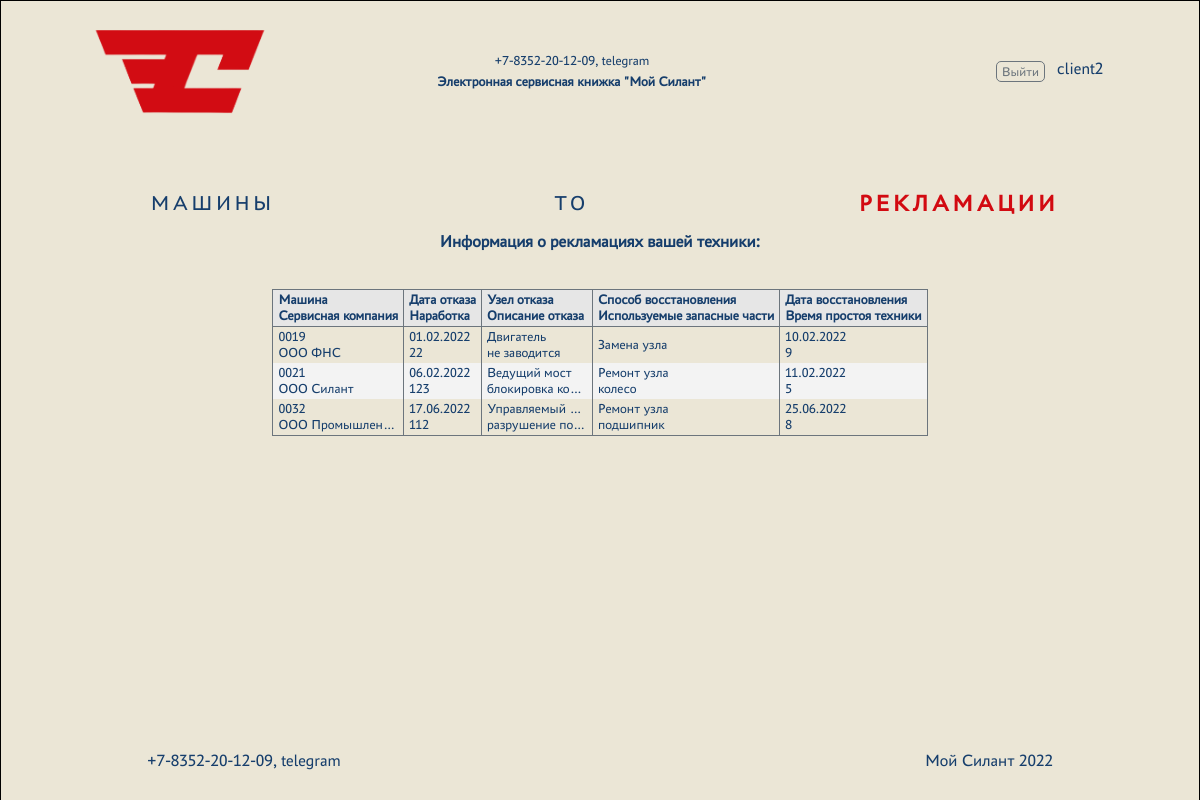
Screenshot of /complaints (signed in) with the database file from the repository.
### silantapp/models.py (models this page shows, shortened)
class Complaints(models.Model):
    date_of_refusal = models.DateField(verbose_name='Дата отказа')
    operating_time = models.IntegerField(verbose_name='Наработка м/час')
    failure_node = models.ForeignKey(Failure_node, on_delete=models.CASCADE, verbose_name='Узел отказа')
    description_failure = models.TextField(verbose_name='Описание отказа')
    recovery_method = models.ForeignKey(Recovery_method, on_delete=models.CASCADE, verbose_name='Способ восстановления')
    parts_used = models.TextField(blank=True, verbose_name='Используемые запасные части')
    date_of_restoration = models.DateField(verbose_name='Дата восстановления')
    equipment_downtime = models.TextField(verbose_name='Время простоя техники')
    car = models.ForeignKey(Car, on_delete=models.CASCADE, verbose_name='Машина')
    service_company = models.ForeignKey(Service_company, on_delete=models.CASCADE, verbose_name='Сервисная компания')
    class Meta:
        verbose_name = 'Рекламации'
        verbose_name_plural = 'Рекламации'
        ordering = ['date_of_refusal']

class Car(models.Model):
    factory_number = models.TextField(max_length=20, unique=True, db_index=True, verbose_name='Заводской номер')
    technique_model = models.ForeignKey(Technique_model, on_delete=models.CASCADE, db_index=True, verbose_name='Модель техники')
    engine_model = models.ForeignKey(Engine_model, on_delete=models.CASCADE, db_index=True, verbose_name='Модель двигателя')
    engine_number = models.TextField(max_length=20, verbose_name='Номер двигателя')
    transmission_model = models.ForeignKey(Transmission_model, on_delete=models.CASCADE, db_index=True, verbose_name='Модель трансмиссии')
    transmission_number = models.TextField(max_length=20, verbose_name='Номер трансмиссии')
    drive_bridge_model = models.ForeignKey(Drive_bridge_model, on_delete=models.CASCADE, db_index=True, verbose_name='Модель ведущего моста')
    drive_bridge_number = models.TextField(max_length=20, verbose_name='Номер ведущего моста')
    controlled_bridge_model = models.ForeignKey(Steerable_bridge_model, on_delete=models.CASCADE, db_index=True, verbose_name='Модель управляемого моста')
    controlled_bridge_number = models.TextField(max_length=20, verbose_name='Номер управляемого моста')
    delivery_agreement = models.TextField(max_length=40, blank=True, verbose_name="Договор поставки №, дата")
    date_of_shipment_from_the_factory = models.DateField(db_index=True, verbose_name="Дата отгрузки с завода")
    consignee = models.TextField(max_length=40, blank=True, verbose_name="Грузополучатель")
    delivery_address = models.TextField(max_length=150, blank=True, verbose_name='Адрес поставки (эксплуатации)')
    equipment = models.TextField(blank=True, verbose_name='Комплектация (доп. опции)')
    client = models.ForeignKey(ClientUser, on_delete=models.CASCADE, null=True, blank=True, verbose_name='Клиент')
    service_company = models.ForeignKey(Service_company, null=True, on_delete=models.CASCADE, blank=True, verbose_name='Сервисная компания')
    def __str__(self):
        return f'{self.factory_number}'
    class Meta:
        verbose_name = 'Машины'
        verbose_name_plural = 'Машины'
        ordering = ['date_of_shipment_from_the_factory']

class Service_company(models.Model):
    user = models.OneToOneField(ClientUser, on_delete=models.CASCADE, verbose_name='Имя пользователя')
    name = models.TextField(unique=True, verbose_name='Название')
    description = models.TextField(blank=True, verbose_name='Описание')
    def __str__(self):
        return f'{self.name}'
    class Meta:
        verbose_name = 'Сервисные компании'
        verbose_name_plural = 'Сервисные компании'

class Failure_node(models.Model):
    name = models.TextField(verbose_name='Название')
    description = models.TextField(blank=True, verbose_name='Описание')
    def __str__(self):
        return f'{self.name}'
    class Meta:
        verbose_name = 'Узел отказа'
        verbose_name_plural = 'Узел отказа'

class Recovery_method(models.Model):
    name = models.TextField(verbose_name='Название')
    description = models.TextField(blank=True, verbose_name='Описание')
    def __str__(self):
        return f'{self.name}'
    class Meta:
        verbose_name = 'Способ восстановления'
        verbose_name_plural = 'Способ восстановления'

### silantapp/views.py (the view, shortened to what this page needs)
# urls.py: path('complaints', ComplaintsList.as_view(), name='complaints'),
class ComplaintsList(PermissionRequiredMixin, ListView):
    permission_required = 'silantapp.view_complaints'
    model = Complaints
    template_name = 'complaints.html'
    context_object_name = 'complaints'
    def get_context_data(self, *args, **kwargs):
        context = super().get_context_data(*args, **kwargs)
        if self.request.GET.get('clear'):
            self.request.session.pop('order_by3', None)
            self.request.session.pop('fn', None)
            self.request.session.pop('rm', None)
            self.request.session.pop('sc3', None)
        if self.request.GET.get('order_by'): self.request.session['order_by3'] = self.request.GET.get('order_by')
        if not 'order_by3' in self.request.session: self.request.session['order_by3'] = 'date_of_refusal'
        order_by = self.request.session['order_by3']
        if order_by in ['recovery_method', 'service_company']: order_by = order_by + "__name"
        if self.request.GET.get('fn'): self.request.session['fn'] = self.request.GET.get('fn')
        context['fn'] = self.request.session['fn'] if "fn" in self.request.session else '---'
        if self.request.GET.get('rm'): self.request.session['rm'] = self.request.GET.get('rm')
        context['rm'] = self.request.session['rm'] if "rm" in self.request.session else '---'
        if self.request.GET.get('sc'): self.request.session['sc3'] = self.request.GET.get('sc')
        context['sc'] = self.request.session['sc3'] if "sc3" in self.request.session else '---'
        qs = qs_filter = Complaints.objects.all()
        if "fn" in self.request.session:
            qs = qs.filter(failure_node=self.request.session['fn'])
        if "rm" in self.request.session:
            filter = Recovery_method.objects.get(name=self.request.session['rm'])
            qs = qs.filter(recovery_method=filter)
        if "sc3" in self.request.session:
            filter = Service_company.objects.get(name=self.request.session['sc3']).id
            qs = qs.filter(service_company=filter)
        if self.request.user.groups.filter(name='admin').exists() or self.request.user.groups.filter(name='manager').exists():
            context['failure_node'] = set(qs_filter.values_list('failure_node', flat=True))
            context['recovery_method'] = set(qs_filter.values_list('recovery_method__name', flat=True))
            context['service_company'] = set(qs_filter.values_list('service_company__name', flat=True))
            context['complaints'] = qs.order_by(order_by)
        elif self.request.user.groups.filter(name='client').exists():
            context['failure_node'] = set(qs_filter.filter(car__client=self.request.user).values_list('failure_node', flat=True))
            context['recovery_method'] = set(qs_filter.filter(car__client=self.request.user).values_list('recovery_method__name', flat=True))
            context['service_company'] = set(qs_filter.filter(car__client=self.request.user).values_list('service_company__name', flat=True))
            context['complaints'] = qs.filter(car__client=self.request.user.id).order_by(order_by)
        else:
            context['complaints'] = []
        return context

### silantapp/templatetags/auth_extras.py (called while the page is built)
@register.filter(name='has_group')
def has_group(user, group_name):
    group = Group.objects.get(name=group_name)
    return True if group in user.groups.all() else False

### silantapp/templates/complaints.html (shortened to what this page needs)
{% extends 'default.html' %}
{% load auth_extras %}
{% block content %}
    <div class="div_full_horizontal_content_space_around">
        <a class="button_menu " href="{% url 'info' %}" role="button">Машины</a>
        <a class="button_menu" href="{% url 'technicalmaintenance' %}" role="button">ТО</a>
        <a class="button_menu active" href="{% url 'complaints' %}" role="button">Рекламации</a>
    </div>
    {% if complaints %}
        <h4 class="center">Информация о рекламациях вашей техники:</h4>
    {% endif %}
    {% if complaints %}
        <br>
        <table class="small_font">
        <tr>
            <th><a title="Сортировать" href="?order_by=car">Машина</a><br>
                <a title="Сортировать" href="?order_by=service_company">Cервисная компания</a></th>
            <th><a title="Сортировать" href="?order_by=date_of_refusal">Дата отказа</a><br>
                <a title="Сортировать" href="?order_by=operating_time">Наработка</a></th>
            <th><a title="Сортировать" href="?order_by=failure_node">Узел отказа</a><br>
                <a title="Сортировать" href="?order_by=description_failure">Описание отказа</a></th>
            <th><a title="Сортировать" href="?order_by=recovery_method">Способ восстановления</a><br>
                <a title="Сортировать" href="?order_by=parts_used">Используемые запасные части</a></th>
            <th><a title="Сортировать" href="?order_by=date_of_restoration">Дата восстановления</a><br>
                <a title="Сортировать" href="?order_by=equipment_downtime">Время простоя техники</a></th>
        </tr>
        {% for complaint in complaints %}
            <tr onclick="window.location.href='/complaints/{{ complaint.id }}'; return false" class="table_tr">
                <td class="td_slim">{{ complaint.car }}<br>
                    {{ complaint.service_company }}</td>
                <td class="td_slim">{{ complaint.date_of_refusal|date:"d.m.Y" }}<br>
                    {{ complaint.operating_time }}</td>
                <td class="td_slim">{{ complaint.failure_node }}<br>
                    {{ complaint.description_failure }}</td>
                <td class="td_slim">{{ complaint.recovery_method }}<br>
                    {{ complaint.parts_used }}</td>
                <td class="td_slim">{{ complaint.date_of_restoration|date:"d.m.Y" }}<br>
                    {{ complaint.equipment_downtime }}</td>
            </tr>
        {% endfor %}
        </table>
    {% endif %}
{% endblock content %}

### silantapp/templates/default.html (shortened to what this page needs)
{% load static %}
{% load auth_extras %}
<html lang="en">
	<head>
		<link rel="stylesheet" href="{% static 'css/style.css' %}">
		<link rel="stylesheet" type="text/css" href="/static/css/style.css?"/>
		<link rel="stylesheet" media="screen and (max-width: 360px) " href="/static/css/mobile.css"/>
		<link rel="stylesheet" media="screen and (min-width: 361px) and (max-width: 767.8px)" href="/static/css/360.css"/>
		<link rel="stylesheet" media="screen and (min-width: 767.9px) and (max-width: 1365px)" href="/static/css/760.css"/>
		<link rel="stylesheet" media="screen and (min-width: 1366px) and (max-width: 1535px)" href="/static/css/1366.css"/>
		<link rel="stylesheet" media="screen and (min-width: 1536px)" href="/static/css/1536.css"/>
		{% load bootstrap5 %}
	</head>
<body>
<div class="wrapper">
	<header>
		<div class="header">
			<div class="header_top">
				<div class="logo">
					<a href="{% url 'info' %}"><img class='header_logo' src="{% static 'images/Logotype accent RGB 2.png' %}"></a>
				</div>
				<div class="header_contact">
					<p class="center">+7-8352-20-12-09, telegram</p>
					<b>Электронная сервисная книжка "Мой Силант"</b>
				</div>
				<div id="account_menu" class="account_menu">
					{% if user.is_authenticated %}
						<a class="button slim" style='margin: 5px 12px;' href="/accounts/logout/" role="button">Выйти</a>
					{% else %}
						<a class="button slim" href="/accounts/login/" role="button">Авторизация</a>
					{% endif %}
					<br>
					<div class="dominant">{{ user.username }}&emsp;</div>
				</div>
			</div>
			<br>
		</div>
	</header>
	<main>
		<div class="main">
		{% block content %}
		{% endblock content %}
		</div>
	</main>
	<footer>
		<div class="footer">+7-8352-20-12-09, telegram</div>
		<div class="footer">Мой Силант 2022</div>
	</footer>
</div>
</body>
</html>

### static/css/style.css (style rules this page uses)
:root { --silant_black: #163E6C; --silant_red: #D20A11; --silant_beige: #EBE6D6; --silant_grey: #6c757d; --silant_light_grey: #e6e6e6; --silant_cell_grey: #f3f3f3; }
* { margin: 0; padding: 0; }
html { font-family: "PT-Astra-Sans_Regular"; line-height: 1.5; -webkit-text-size-adjust: 100%; -ms-text-size-adjust: 100%; -moz-text-size-adjust: 100%; -ms-overflow-style: scrollbar; -webkit-tap-highlight-color: rgba(0, 0, 0, 0); }
body { height: 100%; font-weight: 400; line-height: 1.5; color: var(--silant_black); background-color: var(--silant_beige); }
h1, h2, h3, h4, h5, h6 { margin-top: 0; margin-bottom: 0.5rem; }
a { text-decoration: none !important; }
p { margin: 0; padding: 0; }
table { border-bottom: 1px solid var(--silant_grey); border-top: 1px solid var(--silant_grey); border-collapse: collapse; text-align: left; border-spacing: 0; display: block; overflow-x: auto; max-width: fit-content; margin: auto; }
th { border-bottom: 1px solid var(--silant_grey); background-color: var(--silant_light_grey); padding: 2px 2px; white-space: nowrap; }
table a { text-decoration: none; color: var(--silant_black); }
th,td { padding: 2px 5px; border-right: 1px solid var(--silant_grey); border-left: 1px solid var(--silant_grey); }
.td_slim { max-width: 100px; overflow: hidden; text-overflow: ellipsis; white-space: nowrap; cursor: pointer; }
tr:nth-child(odd) { background: var(--silant_cell_grey); }
.small_font { font-size: 0.8em; }
.wrapper { display: -webkit-flex; display: flex; flex-direction: column; min-height: 100%; margin: 0 auto; border: 1px solid black; }
header { padding: 0; margin: 0; color: var(--silant_black); }
.header_logo { max-width: 300px; }
.header_contact { font-size: 0.8em; }
.header_top { display: -webkit-flex; display: flex; align-items: center; justify-content: space-around; background-color: var(--silant_beige); }
.account_menu { display: -webkit-flex; display: flex; margin: 0 0 0 10%; }
main { flex: 1 0 auto; padding: 10px; color: var(--silant_black); }
footer { display: -webkit-flex; display: flex; justify-content: space-around; height: 80px; background: var(--silant_beige); color: var(--silant_black); }
.center { display: -webkit-flex; display: flex; justify-content: center; text-align: center; }
.logo { width: 200px; }
.logo img { width: 100%; height: auto; }
.button { border: 1px solid var(--silant_grey); display: inline-block; text-decoration: none; border-radius: 5px; color: var(--silant_grey); background: transparent; cursor: pointer; }
.button.slim { padding: 0 5px; margin: 5px; }
.button_menu { color: var(--silant_black); font-weight: 400; display: inline-block; text-decoration: none; text-transform: uppercase; letter-spacing: .2rem; border: none; padding: 10px 15px; border-radius: 9px; transition: 0.2s; }
.button_menu.active { color: var(--silant_red); font-weight: 600; transform: scale(1.1); }
.div_full_horizontal_content_space_around { display: -webkit-flex; display: flex; justify-content: space-around; align-items: center; }
.footer { margin: auto 10px; }
.dominant { display: flex; justify-content: flex-end; }

### static/css/760.css (style rules this page uses)
html { font-size: 17px; }
.button.slim { font-size: 13px; }
.button_menu { font-size: 21px; }

### static/css/mobile.css (style rules this page uses)
html { font-size: 15px; }
.wrapper { width: 340px; }
.header_top { -webkit-flex-direction: column-reverse; flex-direction: column-reverse; justify-content: center; }
.button.slim { font-size: 11px; }

### static/css/360.css (style rules this page uses)
html { font-size: 15px; }
.account_menu { flex-direction: column; }
.button.slim { font-size: 11px; }
.button_menu { font-size: 16px; }

### static/css/1366.css (style rules this page uses)
html { font-size: 18px; }
.button.slim { font-size: 14px; }
.button_menu { font-size: 22px; }

### static/css/1536.css (style rules this page uses)
html { font-size: 19px; }
.button.slim { font-size: 15px; }
.button_menu { font-size: 23px; }

### rows the page displays
Complaints: car "0019", service_company "ООО ФНС", date_of_refusal "01.02.2022", operating_time "22", failure_node "Двигатель", description_failure "не заводится", recovery_method "Замена узла", date_of_restoration "10.02.2022", equipment_downtime "9"
Complaints: car "0021", service_company "ООО Силант", date_of_refusal "06.02.2022", operating_time "123", failure_node "Ведущий мост", description_failure "блокировка ко…", recovery_method "Ремонт узла", parts_used "колесо", date_of_restoration "11.02.2022", equipment_downtime "5"
Complaints: car "0032", service_company "ООО Промышлен…", date_of_refusal "17.06.2022", operating_time "112", failure_node "Управляемый…", description_failure "разрушение по…", recovery_method "Ремонт узла", parts_used "подшипник", date_of_restoration "25.06.2022", equipment_downtime "8"

### other values shown
{{ user.username }} "client2"
